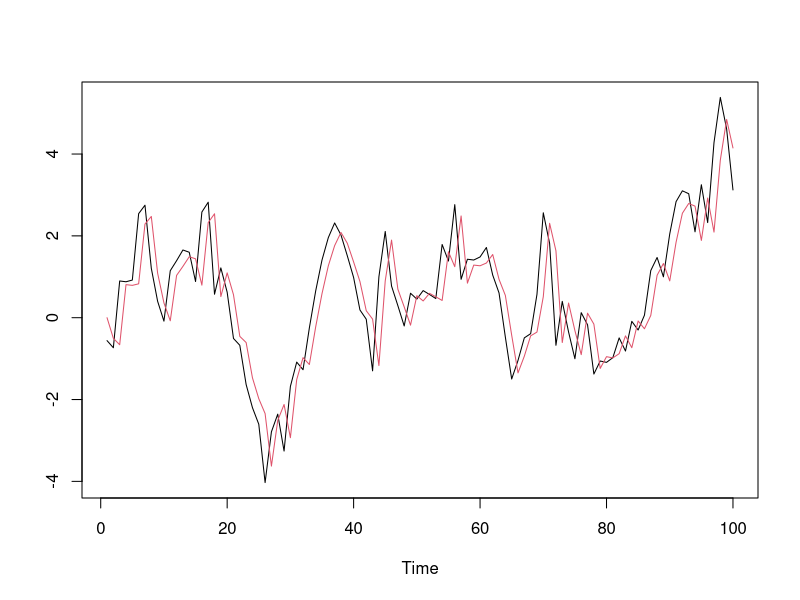
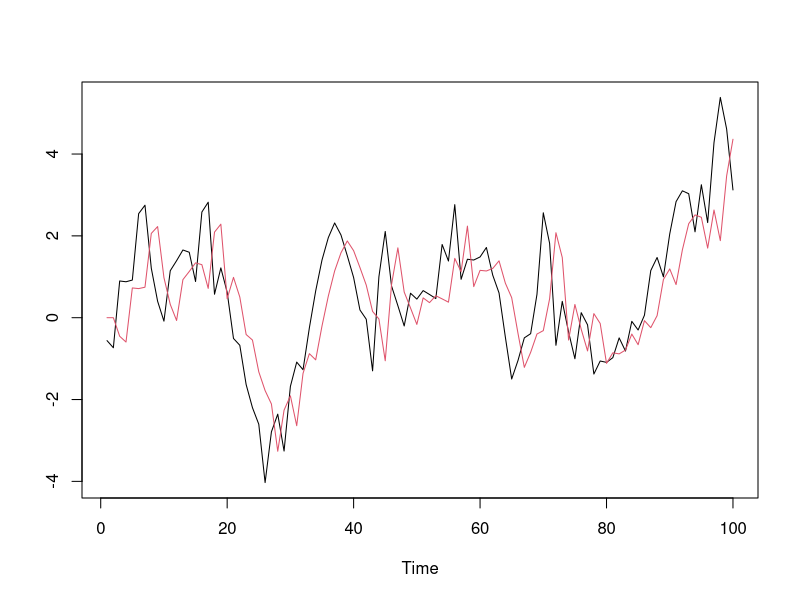

Write R code to recreate these figures, in order.
## ---- chunk 1
knitr::opts_knit$set(root.dir = 'C:/Users/neide/Documents/GitHub/BEwebinar/Data')
## ---- chunk 2
set.seed(123)
n <- 100
z <- rnorm(n)
x <- rep(0,n)
xhat <- rep(0,n)
phi <- .9
x0 <- 0
x[1] <- x0 + z[1]
for(t in 2:n) 
{
  x[t] <- phi*x[t-1] + z[t] 
  xhat[t] <- phi*x[t-1]
}
plot(ts(x),xlab="Time",ylab="")
lines(ts(xhat),col=2)
## ---- chunk 3
set.seed(123)
n <- 100
z <- rnorm(n)
x <- rep(0,n)
xhat <- rep(0,n)
phi <- .9
x0 <- 0
x[1] <- x0 + z[1]
x[2] <- phi*x[1] + z[2]
for(t in 3:n) 
{
  x[t] <- phi*x[t-1] + z[t] 
  xhat[t] <- phi^2*x[t-2]
}
plot(ts(x),xlab="Time",ylab="")
lines(ts(xhat),col=2)
